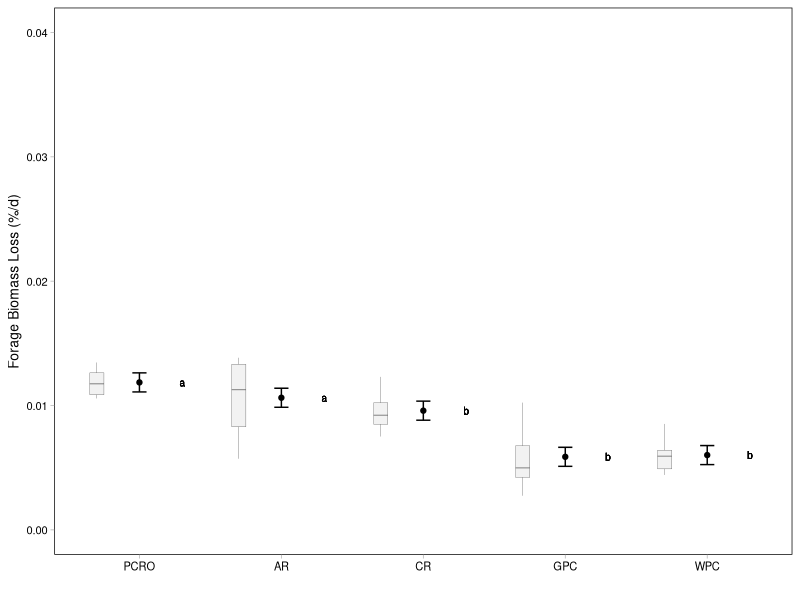
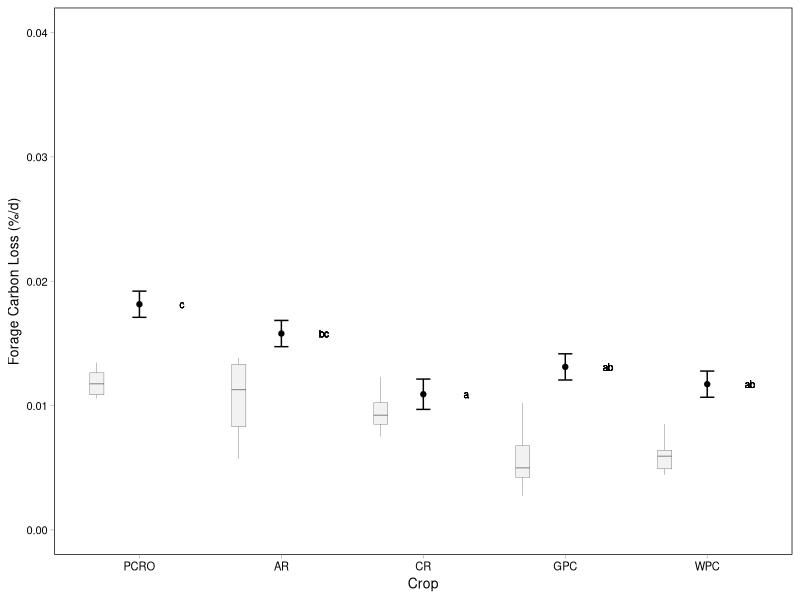
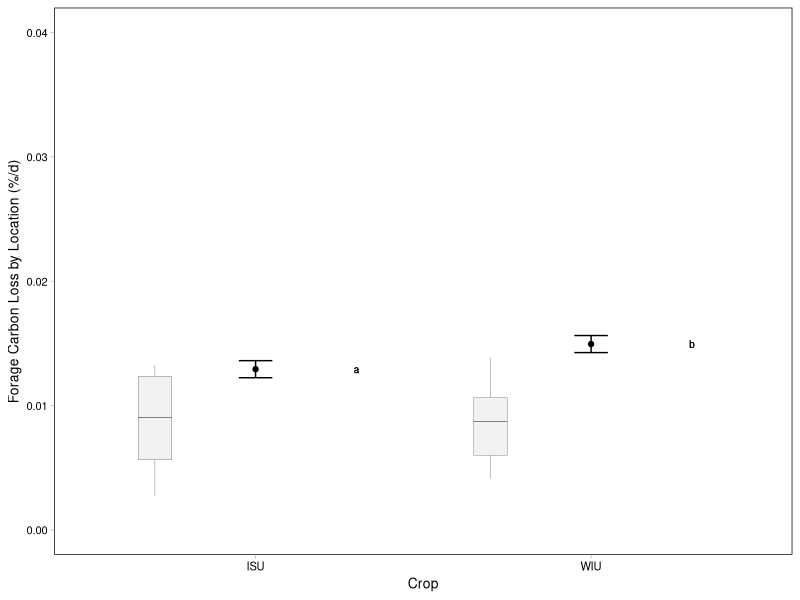
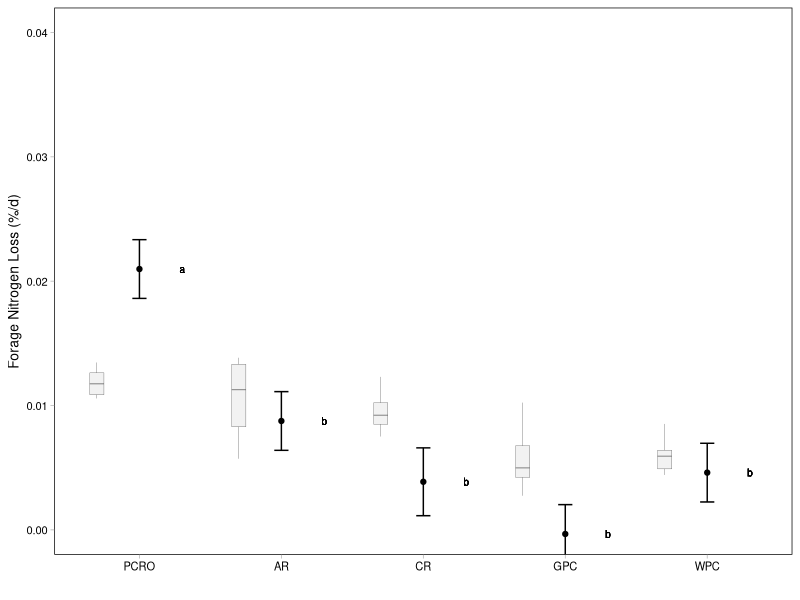
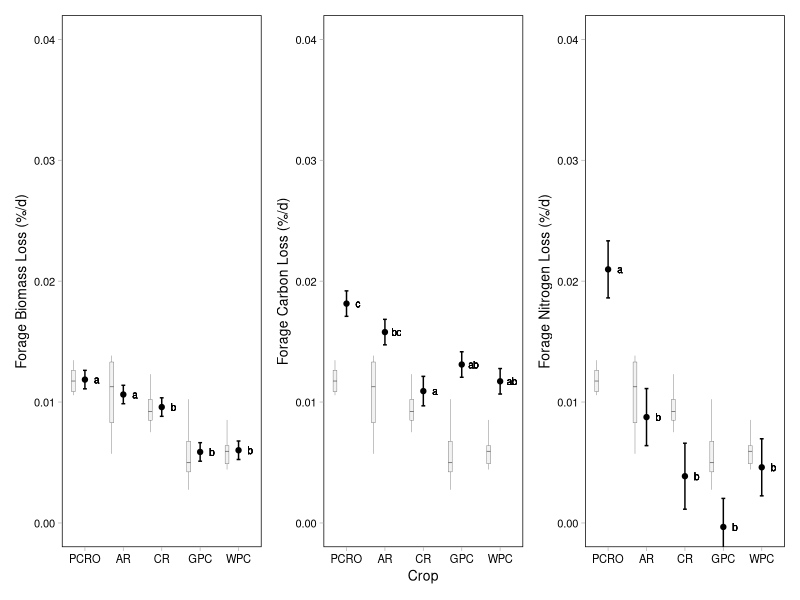
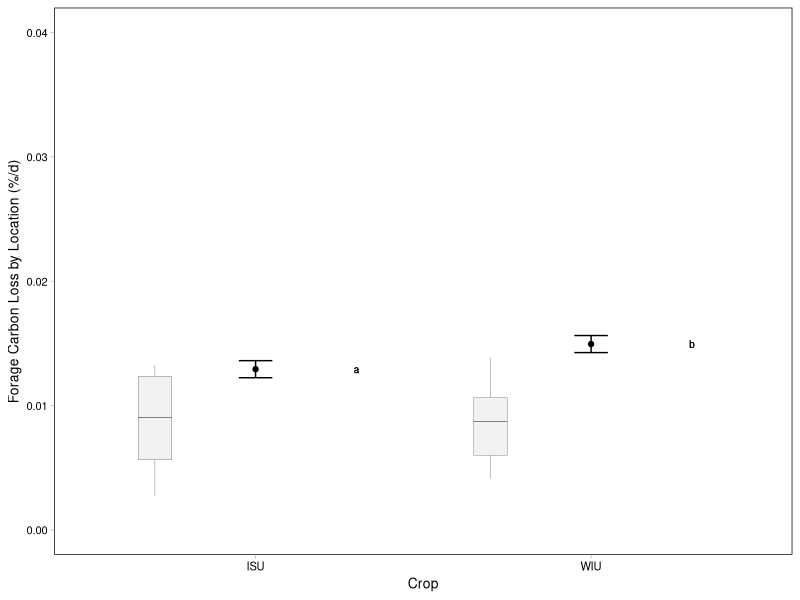
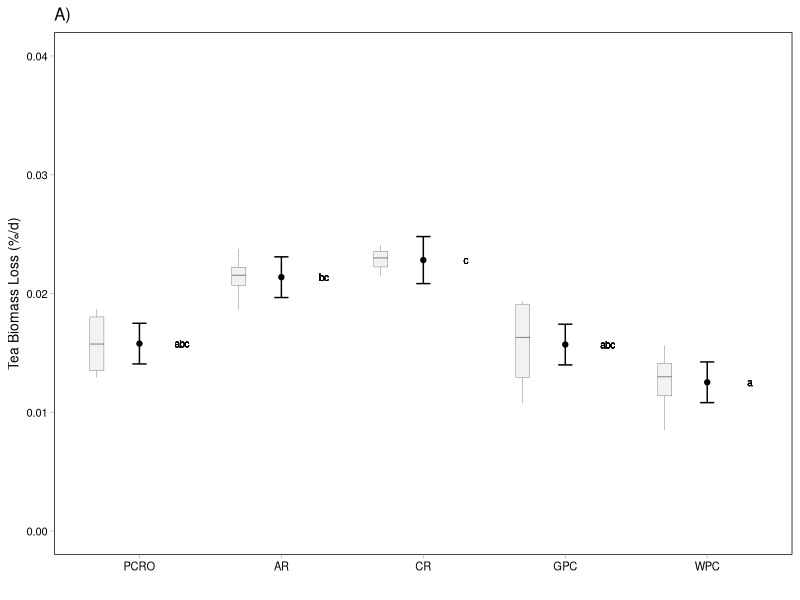
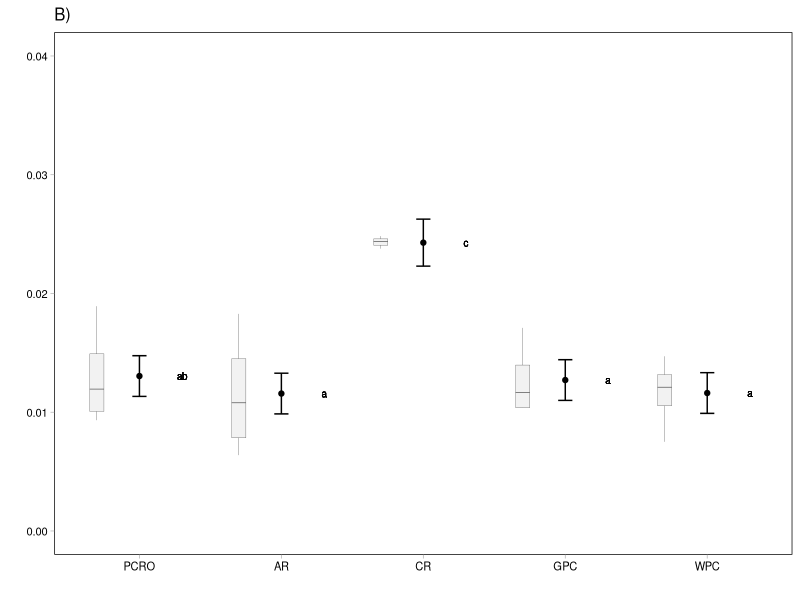

The R source for these figures, in order:
# LIBRARIES ----
library(tidyverse)
library(patchwork)

# READ IN THE DATA ----

# STATS OUTPUT ----

# forage biomass
f_b.cld <- read_csv("output/stats output/forage biomass.csv") %>%
  mutate(crop = as.factor(crop)) %>%
  mutate(crop = fct_relevel(crop, "PCRO", "AR", "CR", "GPC", "WPC"))
# forage carbon
f_c_crop.cld <- read_csv("output/stats output/forage carbon crop.csv") %>%
  mutate(crop = as.factor(crop)) %>%
  mutate(crop = fct_relevel(crop, "PCRO", "AR", "CR", "GPC", "WPC"))

f_c_location.cld <- read_csv("output/stats output/forage carbon location.csv") 

# forage nitrogen
f_n.cld <- read_csv("output/stats output/forage nitrogen.csv") %>%
  mutate(crop = as.factor(crop)) %>%
  mutate(crop = fct_relevel(crop, "PCRO", "AR", "CR", "GPC", "WPC"))
# tea biomass
t_b.cld <- read_csv("output/stats output/tea biomass.csv") %>%
  mutate(crop = as.factor(crop)) %>%
  mutate(crop = fct_relevel(crop, "PCRO", "AR", "CR", "GPC", "WPC"))
# tea carbon
t_c.cld <- read_csv("output/stats output/tea carbon.csv") %>%
  mutate(crop = as.factor(crop)) %>%
  mutate(crop = fct_relevel(crop, "PCRO", "AR", "CR", "GPC", "WPC"))
# tea nitrogen
t_n.cld <- read_csv("output/stats output/tea nitrogen.csv") %>%
  mutate(crop = as.factor(crop)) %>%
  mutate(crop = fct_relevel(crop, "PCRO", "AR", "CR", "GPC", "WPC"))

# K-VALUES ----

# forage biomass
f_b.df <- read_csv("output/forage biomass k values.csv") %>%
  mutate(crop = as.factor(crop)) %>%
  mutate(crop = fct_relevel(crop, "PCRO", "AR", "CR", "GPC", "WPC"))
# forage carbon
f_c.df <- read_csv("output/forage carbon k values.csv") %>%
  mutate(crop = as.factor(crop)) %>%
  mutate(crop = fct_relevel(crop, "PCRO", "AR", "CR", "GPC", "WPC"))
# forage nitrogen
f_n.df <- read_csv("output/forage nitrogen k values.csv") %>%
  mutate(crop = as.factor(crop)) %>%
  mutate(crop = fct_relevel(crop, "PCRO", "AR", "CR", "GPC", "WPC"))
# tea biomass
t_b.df <- read_csv("output/tea biomass k values.csv") %>%
  mutate(crop = as.factor(crop)) %>%
  mutate(crop = fct_relevel(crop, "PCRO", "AR", "CR", "GPC", "WPC"))
# tea carbon
t_c.df <- read_csv("output/tea carbon k values.csv") %>%
  mutate(crop = as.factor(crop)) %>%
  mutate(crop = fct_relevel(crop, "PCRO", "AR", "CR", "GPC", "WPC"))
# tea nitrogen
t_n.df <- read_csv("output/tea nitrogen k values.csv") %>%
  mutate(crop = as.factor(crop)) %>%
  mutate(crop = fct_relevel(crop, "PCRO", "AR", "CR", "GPC", "WPC"))

# PLOTTING OPTIONS ----

# theme
theme <- theme_light() +
  theme(
    text = element_text(color = "black", size = 10),
    axis.text = element_text(color = "black"),
    axis.title = element_text(color = "black"), 
    panel.border = element_rect(color = "black"),
    panel.grid = element_blank()
  )


# FORAGE PLOTS ----

# forage biomass----
f_b.plot <- f_b.cld %>%
  ggplot(aes(crop, emmean)) +
  geom_point() +
  geom_errorbar(aes(ymin = emmean - SE, ymax = emmean + SE, width = 0.1)) + 
  geom_boxplot(data = f_b.df, aes(crop, estimate,), width = 0.1, position = position_nudge(x = -0.3),
               fill = "grey90", alpha = 0.5, size = 0.1) +
  coord_cartesian(ylim = c(0, 0.04)) +
  geom_text(aes(x = 1.3, y = 0.011859190, label = "a"), size = 2.5) +
  geom_text(aes(x = 2.3, y = 0.010625232, label = "a"), size = 2.5) +
  geom_text(aes(x = 3.3, y = 0.009586184, label = "b"), size = 2.5) +
  geom_text(aes(x = 4.3, y = 0.005874195, label = "b"), size = 2.5) +
  geom_text(aes(x = 5.3, y = 0.006013715, label = "b"), size = 2.5) +
  labs(x = "", y = "Forage Biomass Loss (%/d)") +
  theme

f_b.plot

# forage carbon (crop) ----
f_c_crop.plot <- f_c_crop.cld %>%
  ggplot(aes(crop, emmean)) +
  geom_point() +
  geom_errorbar(aes(ymin = emmean - SE, ymax = emmean + SE, width = 0.1)) + 
  geom_boxplot(data = f_c.df, aes(crop, estimate), width = 0.1, position = position_nudge(x = -0.3),
               fill = "grey90", alpha = 0.5, size = 0.1) +
  coord_cartesian(ylim = c(0, 0.04)) +
  geom_text(aes(x = 1.3, y = 0.01814421, label = "c"), size = 2.5) +
  geom_text(aes(x = 2.3, y = 0.01578856, label = "bc"), size = 2.5) +
  geom_text(aes(x = 3.3, y = 0.01090678, label = "a"), size = 2.5) +
  geom_text(aes(x = 4.3, y = 0.01310649, label = "ab"), size = 2.5) +
  geom_text(aes(x = 5.3, y = 0.01171767, label = "ab"), size = 2.5) +
  labs(x = "Crop", y = "Forage Carbon Loss (%/d)") +
  theme

f_c_crop.plot

# forage carbon (location) ----
f_c_location.plot <- f_c_location.cld %>%
  ggplot(aes(location, emmean)) +
  geom_point() +
  geom_errorbar(aes(ymin = emmean - SE, ymax = emmean + SE, width = 0.1)) +
  geom_boxplot(data = f_c.df, aes(location, estimate), width = 0.1, position = position_nudge(x = -0.3),
               fill = "grey90", alpha = 0.5, size = 0.1) +
  geom_text(aes(x = 1.3, y = 0.01292263, label = "a"), size = 2.5) +
  geom_text(aes(x = 2.3, y = 0.01494285, label = "b"), size = 2.5) +
  coord_cartesian(ylim = c(0, 0.04)) +
  labs(x = "Crop", y = "Forage Carbon Loss by Location (%/d)") +
  theme

f_c_location.plot

# forage nitrogen ----
f_n.plot <- f_n.cld %>%
  ggplot(aes(crop, emmean)) +
  geom_point() +
  geom_errorbar(aes(ymin = emmean - SE, ymax = emmean + SE, width = 0.1)) +
  geom_boxplot(data = f_n.df, aes(crop, estimate), width = 0.1, position = position_nudge(x = -0.3),
               fill = "grey90", alpha = 0.5, size = 0.1) +
  geom_text(aes(x = 1.3, y = 0.020976416, label = "a"), size = 2.5) +
  geom_text(aes(x = 2.3, y = 0.008756596, label = "b"), size = 2.5) +
  geom_text(aes(x = 3.3, y = 0.003867444, label = "b"), size = 2.5) +
  geom_text(aes(x = 4.3, y = -0.000330541, label = "b"), size = 2.5) +
  geom_text(aes(x = 5.3, y = 0.004603586, label = "b"), size = 2.5) +
  coord_cartesian(ylim = c(0, 0.04)) +
  labs(x = "", y = "Forage Nitrogen Loss (%/d)") +
  theme

f_n.plot

# forage plot 
f.plot <- f_b.plot + f_c_crop.plot + f_n.plot
f.plot

# forage carbon for location plot
f_c_location.plot

# tea biomass ----

# isu
t_b_isu.plot <- t_b.cld %>%
  filter(location == "ISU") %>%
  ggplot(aes(crop, emmean)) +
  geom_point(position = position_dodge2(width = 0.5)) +
  geom_errorbar(aes(ymin = emmean - SE, ymax = emmean + SE, width = 0.1), 
                position = position_dodge2(width = 0.5)) +
  geom_boxplot(data = subset(t_b.df, location == "ISU"), aes(crop, estimate), 
               width = 0.1, position = position_nudge(x = -0.3),
               fill = "grey90", alpha = 0.5, size = 0.1) +
  geom_text(aes(x = 1.3, y = 0.01577899, label = "abc"), size = 2.5) +
  geom_text(aes(x = 2.3, y = 0.02137316, label = "bc"), size = 2.5) +
  geom_text(aes(x = 3.3, y = 0.02281235, label = "c"), size = 2.5) +
  geom_text(aes(x = 4.3, y = 0.01569910, label = "abc"), size = 2.5) +
  geom_text(aes(x = 5.3, y = 0.01252059, label = "a"), size = 2.5) +
  coord_cartesian(ylim = c(0, 0.04)) +
  labs(x = "", y = "Tea Biomass Loss (%/d)") +
  ggtitle(label = "A)") +
  theme

t_b_isu.plot

# wiu
t_b_wiu.plot <- t_b.cld %>%
  filter(location == "WIU") %>%
  ggplot(aes(crop, emmean)) +
  geom_point(position = position_dodge2(width = 0.5)) +
  geom_errorbar(aes(ymin = emmean - SE, ymax = emmean + SE, width = 0.1), 
                position = position_dodge2(width = 0.5)) +
  geom_boxplot(data = subset(t_b.df, location == "WIU"), aes(crop, estimate), 
               width = 0.1, position = position_nudge(x = -0.3),
               fill = "grey90", alpha = 0.5, size = 0.1) +
  geom_text(aes(x = 1.3, y = 0.01304710, label = "ab"), size = 2.5) +
  geom_text(aes(x = 2.3, y = 0.01157267, label = "a"), size = 2.5) +
  geom_text(aes(x = 3.3, y = 0.02428049, label = "c"), size = 2.5) +
  geom_text(aes(x = 4.3, y = 0.01271000, label = "a"), size = 2.5) +
  geom_text(aes(x = 5.3, y = 0.01161667, label = "a"), size = 2.5) +
  coord_cartesian(ylim = c(0, 0.04)) +
  labs(x = "", y = "") +
  ggtitle(label = "B)") +
  theme

t_b_wiu.plot

# blank
blank.plot <- ggplot() + 
  labs(x = "Crop") +
  geom_blank() +
  theme_bw() +
  theme(panel.border = element_blank())

blank.plot

# tea biomass plot full
t_b.plot <- t_b_isu.plot + blank.plot + t_b_wiu.plot +
  plot_layout(ncol = 3, widths = c(1, 0.1, 1))

t_b.plot

# tea carbon
t_c.plot <- t_c.cld %>%
  ggplot(aes(crop, emmean)) +
  geom_point() +
  geom_errorbar(aes(ymin = emmean - SE, ymax = emmean + SE, width = 0.1)) +
  geom_boxplot(data = t_c.df, aes(crop, estimate), width = 0.1, position = position_nudge(x = -0.15),
               fill = "grey90", alpha = 0.5, size = 0.1) +
  geom_text(aes(x = 1.3, y = 0.02379570, label = "a"), size = 2.5) +
  geom_text(aes(x = 2.3, y = 0.02914319, label = "a"), size = 2.5) +
  geom_text(aes(x = 3.3, y = 0.02586301, label = "a"), size = 2.5) +
  geom_text(aes(x = 4.3, y = 0.02417445, label = "a"), size = 2.5) +
  geom_text(aes(x = 5.3, y = 0.02444851, label = "a"), size = 2.5) +
  coord_cartesian(ylim = c(0, 0.04)) +
  labs(x = "Crop", y = "Tea Carbon Loss (%/d)") +
  theme

t_c.plot

# tea nitrogen ----

# isu
t_n_isu.plot <- t_n.cld %>%
  filter(location == "ISU") %>%
  ggplot(aes(crop, emmean)) +
  geom_point(position = position_dodge2(width = 0.1)) +
  geom_errorbar(aes(ymin = emmean - SE, ymax = emmean + SE, width = 0.1), 
                position = position_dodge2(width = 0.1)) +
  geom_boxplot(data = subset(t_n.df, location == "ISU"), aes(crop, estimate), 
               width = 0.1, position = position_nudge(x = -0.3),
               fill = "grey90", alpha = 0.5, size = 0.1) +
  geom_text(aes(x = 1.3, y = 0.011442534, label = "a"), size = 2.5) +
  geom_text(aes(x = 2.3, y = 0.022814062, label = "c"), size = 2.5) +
  geom_text(aes(x = 3.3, y = 0.013900923, label = "abc"), size = 2.5) +
  geom_text(aes(x = 4.3, y = 0.015657190, label = "abc"), size = 2.5) +
  geom_text(aes(x = 5.3, y = 0.021067147, label = "bc"), size = 2.5) +
  coord_cartesian(ylim = c(0, 0.04)) +
  labs(x = "", y = "Tea Nitrogen Loss (%/d)") +
  ggtitle(label = "A)") +
  theme

t_n_isu.plot

# wiu
t_n_wiu.plot <- t_n.cld %>%
  filter(location == "WIU") %>%
  ggplot(aes(crop, emmean)) +
  geom_point(position = position_dodge2(width = 0.1)) +
  geom_errorbar(aes(ymin = emmean - SE, ymax = emmean + SE, width = 0.1), 
                position = position_dodge2(width = 0.1)) +
  geom_boxplot(data = subset(t_n.df, location == "WIU"), aes(crop, estimate), 
               width = 0.1, position = position_nudge(x = -0.3),
               fill = "grey90", alpha = 0.5, size = 0.1) +
  geom_text(aes(x = 1.3, y = 0.008673201, label = "a"), size = 2.5) +
  geom_text(aes(x = 2.3, y = 0.022304709, label = "c"), size = 2.5) +
  geom_text(aes(x = 3.3, y = 0.011499208, label = "ab"), size = 2.5) +
  geom_text(aes(x = 4.3, y = 0.022712713, label = "c"), size = 2.5) +
  geom_text(aes(x = 5.3, y = 0.016414369, label = "abc"), size = 2.5) +
  coord_cartesian(ylim = c(0, 0.04)) +
  labs(x = "", y = "") +
  ggtitle(label = "B)") +
  theme

t_n_wiu.plot

# blank
blank.plot <- ggplot() + 
  labs(x = "Crop") +
  geom_blank() +
  theme_bw() +
  theme(panel.border = element_blank())

blank.plot

# tea nitrogen plot 
t_n.plot <- t_n_isu.plot + blank.plot + t_n_wiu.plot + 
  plot_layout(ncol = 3, widths = c(1, 0.1, 1))

t_n.plot

# CALLING FINAL NUTRIENT PLOTS ----
f.plot

f_c_location.plot

t_b.plot

t_c.plot

t_n.plot

# CREATING DECAY PLOTS -----

# read in the data ----
decomp.df <- read_csv("output/pct remaining data.csv") %>% 
  arrange(location, crop, block, days)

# interpolate data from the prior value to the next value to fill missing na values using 
# the na.approx function from the zoo package
decomp.df <- decomp.df %>%
  group_by(location, crop, block) %>%
  mutate(across(c(forage_pct_remain, forage_pct_n_remain, forage_pct_c_remain,
                  tea_pct_remain, tea_pct_n_remain, tea_pct_c_remain), 
                ~ zoo::na.approx(., na.rm = FALSE))) %>%
  mutate(crop = as.factor(crop)) %>%
  mutate(crop = fct_relevel(crop, "PCRO", "AR", "CR", "GPC", "WPC")) %>%

  ungroup()

# select only the data we want 
decomp.df <- decomp.df %>%
  select(location, crop, block, days, forage_pct_remain, forage_pct_n_remain, forage_pct_c_remain,
         tea_pct_remain, tea_pct_n_remain, tea_pct_c_remain)

# pivot longer 
decomp_long.df <- decomp.df %>%
  pivot_longer(cols = c(forage_pct_remain, forage_pct_n_remain, forage_pct_c_remain,
                        tea_pct_remain, tea_pct_n_remain, tea_pct_c_remain),
               names_to = "variable",
               values_to = "value")

# plotting 
isu.plot <- decomp_long.df %>%
  filter(location == "ISU") %>%
  ggplot(aes(days, value, color = as.factor(crop))) +
  geom_smooth(aes(days, value, color = as.factor(crop)),
              method = "nls", formula = y ~ 100 * exp(-k*x),
              method.args = list(start = c(k=0.01)), se = FALSE, linewidth = 0.5) +
  # stat_summary(fun = mean, geom = "point", na.rm = TRUE) +
  # stat_summary(fun.data = mean_se, geom = "errorbar", na.rm = TRUE) +
  labs(x = "Days after Placement", y = "Percent Remaining", color = "Crop") +
  ggtitle(label = "Illinois State University") +
  coord_cartesian(ylim = c(0, 100)) +
  theme +
  facet_wrap(~variable, labeller = labeller(variable = c(forage_pct_c_remain = "Forage Carbon",
                                                         forage_pct_n_remain = "Forage Nitrogen",
                                                         forage_pct_remain = "Forage Biomass",
                                                         tea_pct_c_remain = "Tea Carbon",
                                                         tea_pct_n_remain = "Tea Nitrogen",
                                                         tea_pct_remain = "Tea Biomass")))

wiu.plot <- decomp_long.df %>%
  filter(location == "WIU") %>%
  ggplot(aes(days, value, color = as.factor(crop))) +
  geom_smooth(aes(days, value, color = as.factor(crop)),
              method = "nls", formula = y ~ 100 * exp(-k*x),
              method.args = list(start = c(k=0.01)), se = FALSE, linewidth = 0.5) +
  # stat_summary(fun = mean, geom = "point", na.rm = TRUE) +
  # stat_summary(fun.data = mean_se, geom = "errorbar", na.rm = TRUE) +
  labs(x = "Days after Placement", y = "Percent Remaining", color = "Crop") +
  ggtitle(label = "Western Illinois University") +
  coord_cartesian(ylim = c(0, 100)) +
  theme +
  facet_wrap(~variable, labeller = labeller(variable = c(forage_pct_c_remain = "Forage Carbon",
                                                         forage_pct_n_remain = "Forage Nitrogen",
                                                         forage_pct_remain = "Forage Biomass",
                                                         tea_pct_c_remain = "Tea Carbon",
                                                         tea_pct_n_remain = "Tea Nitrogen",
                                                         tea_pct_remain = "Tea Biomass")))

pct_rem.plot <- isu.plot + wiu.plot + plot_layout(guides = "collect")

pct_rem.plot 
  
# SAVE THINGS ----

f.plot

f_c_location.plot

t_b.plot

t_c.plot

t_n.plot


ggsave(f.plot, file = "figures/forage final.pdf",
       width = 7, height = 7)

ggsave(f_c_location.plot, file = "figures/forage location.pdf",
       width = 7, height = 7)

ggsave(t_b.plot, file = "figures/tea biomass.pdf", 
       width = 7, height = 7)

ggsave(t_c.plot, file = "figures/tea carbon.pdf", 
       width = 7, height = 7)

ggsave(t_n.plot, file = "figures/tea nitrogen.pdf", 
       width = 7, height = 7)

ggsave(pct_rem.plot, file = "figures/pct remaining.pdf",
       width = 7, height = 7)



